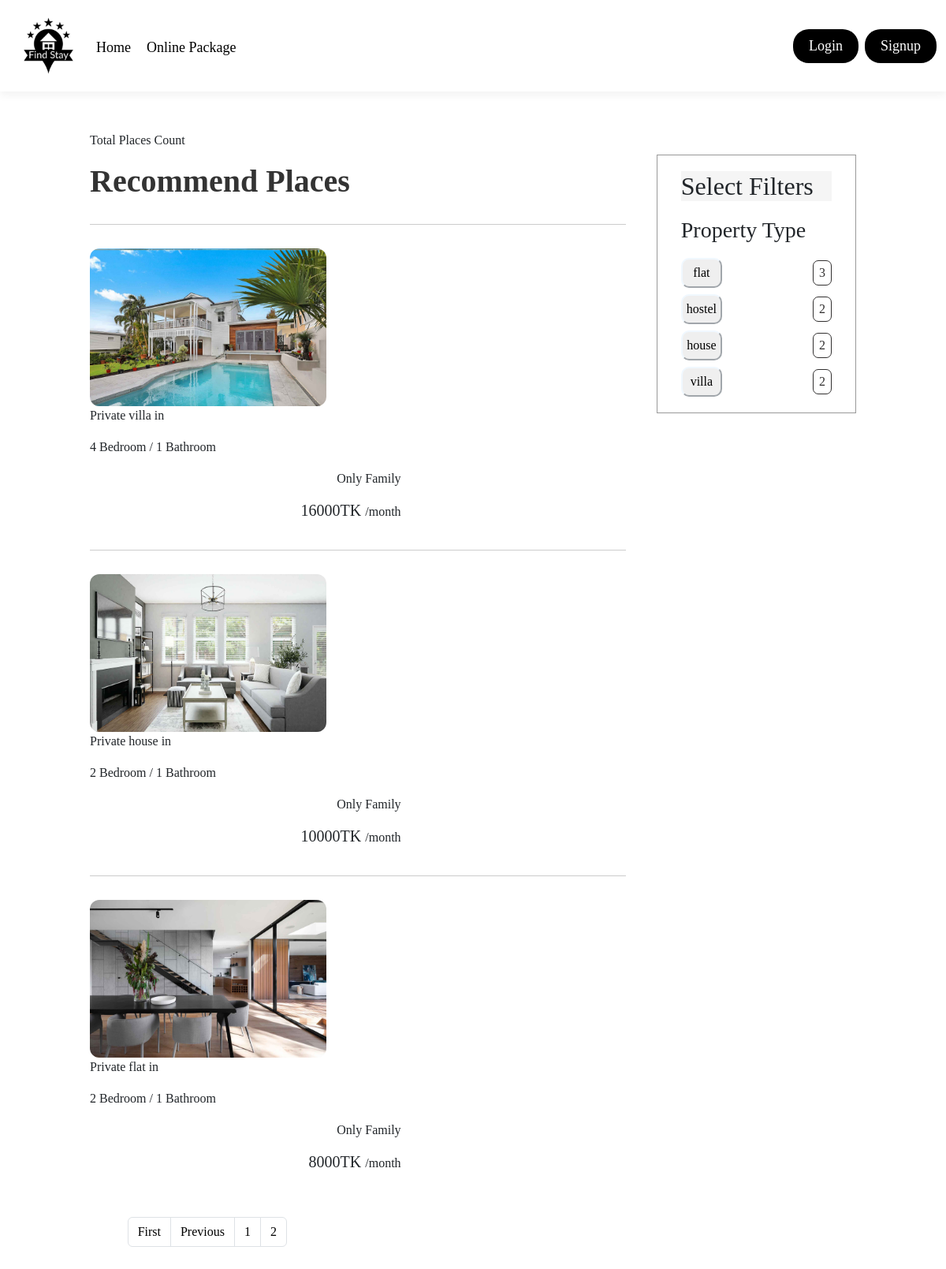
The app's page /rent/?page=3 with its own data.
### first_app/models.py (models this page shows, shortened)
class Ad(models.Model):
    house_id = models.CharField(max_length=35,default='')
    username = models.CharField(max_length=15,default='')
    category = models.CharField(max_length=50,default='')
    price = models.CharField(max_length=10,default='')
    no_of_room = models.IntegerField(default=0)
    pub_date = models.CharField(max_length=30,default='')
    datetime = models.DateTimeField(default=timezone.now)
    postal_code = models.IntegerField(default=0)
    description = models.CharField(max_length=20000,default='')
    division = models.CharField(max_length=20,default='')
    district = models.CharField(max_length=20,default='')
    thana = models.CharField(max_length=20,default='')
    union = models.CharField(max_length=20,default='')
    image1 = models.ImageField(upload_to="images", default='')
    image2 = models.ImageField(upload_to="images", default='')
    image3 = models.ImageField(upload_to="images", default='')
    image4 = models.ImageField(upload_to="images", default='')
    value = models.CharField(max_length=10,default='avail')

### first_app/views.py (the view, shortened to what this page needs)
# urls.py: path('rent/',views.rent,name='rent'),
def rent(request):
    list = Ad.objects.get_queryset().order_by('-datetime')
    paginator = Paginator(list,3)
    page_number = request.GET.get('page',1)
    page_obj = paginator.page(page_number)
    cat_list = (Ad.objects.values('category').annotate(dcount = Count('category')).order_by())
    return render(request, 'listing.html', {'page_obj':page_obj,'count_cat':cat_list})

### templates/listing.html (shortened to what this page needs)
<!DOCTYPE html>
<html lang="en">
<head>
    <link href="https://cdn.jsdelivr.net/npm/bootstrap@5.2.0-beta1/dist/css/bootstrap.min.css" rel="stylesheet">
    <link rel="stylesheet" href="/static/css/style.css">
</head>
<body>
    <nav class="navbar navbar-expand-lg navbar-white">
        <div class="container-fluid">
          <img src="/static/css/nav-logo.png" class="logo">
          <div class="collapse navbar-collapse" id="navbarText">
            <ul class="navbar-nav me-auto mb-2 mb-lg-0 nav-links">
                <li><a href="/">Home</a></li>
                <li><a href="/rent">Online Package</a></li>
            </ul>
            {% if user.is_authenticated %}
            <ul class="navbar-nav">
              <li class="nav-item dropstart" style="background-color: azure; border-radius: 20px;">
                <a class="nav-link dropdown-toggle" href="#" id="navbarDarkDropdownMenuLink" role="button" data-bs-toggle="dropdown" aria-expanded="false">
                  <b style="font-size: 1.2rem;">{{request.user}}</b>
                </a>
                <ul class="dropdown-menu " aria-labelledby="navbarDarkDropdownMenuLink">
                  <li><a class="dropdown-item" href="/logout">Logout</a></li>
                </ul>
              </li>
            </ul>
            {% else %}
            <a href="/login" class="register-btn">Login</a>&nbsp;&nbsp;
            <a href="/signup" class="register-btn">Signup</a>
            {% endif %}
          </div>
        </div>
      </nav>
      {% block body %}
    <div class="container">
        <div class="list-container">
            <div class="left-col">
                <p>Total Places Count</p>
                <h1>Recommend Places</h1>
            {% if new_list %}
            {% for i in new_list %}
            <!-- {% if i in listArr %}
            <p>success</p>
            {% endif %} -->
        <div class="house">
            <a href="/house/{{i.house_id}}">
              <div class="house-img">
                <img src="/media/{{i.image1}}">
            </div>
          </a>
            <div class="house-info">
                <p>Private {{i.category}} in {{i.owner_location}}</p>
                <p>{{i.no_of_room}} Bedroom / 1 Bathroom</p>
                <div class="house-price">
                    <p>Only Family</p>
                    <h4>{{i.price}}TK <span>/month</span></h4>
                </div>
            </div>
        </div>
        {% endfor %}
        <nav>
          <ul class="pagination">
            {% if new_list.has_previous %}
            <li class="page-item"><a class="page-link" href="?page=1">First</a></li>
            <li class="page-item"><a class="page-link" href="?page={{ new_list.previous_page_number }}">Previous</a></li>
            {% endif %}
            <li class="page-item"><a class="page-link" href="?page=1">1</a></li>
            <li class="page-item"><a class="page-link" href="?page=2">2</a></li>
            {% if new_list.has_next %}
            <li class="page-item"><a class="page-link" href="?page={{ new_list.next_page_number }}">Next</a></li>
            <li class="page-item"><a class="page-link" href="?page={{ new_list.paginator.num_pages }}">Last</a></li>
              {% endif %}
          </ul>
        </nav>
            {% else %}
            {% for i in page_obj %}
            <div class="house">
                <a href="/house/{{i.house_id}}">
                  <div class="house-img">
                    <img src="/media/{{i.image1}}">
                </div>
              </a>
                <div class="house-info">
                    <p>Private {{i.category}} in {{i.owner_location}}</p>
                    <p>{{i.no_of_room}} Bedroom / 1 Bathroom</p>
                    <div class="house-price">
                        <p>Only Family</p>
                        <h4>{{i.price}}TK <span>/month</span></h4>
                    </div>
                </div>
            </div>
            {% endfor %}
            <nav>
              <ul class="pagination">
                {% if page_obj.has_previous %}
                <li class="page-item"><a class="page-link" href="?page=1">First</a></li>
                <li class="page-item"><a class="page-link" href="?page={{ page_obj.previous_page_number }}">Previous</a></li>
                {% endif %}
                <li class="page-item"><a class="page-link" href="?page=1">1</a></li>
                <li class="page-item"><a class="page-link" href="?page=2">2</a></li>
              </ul>
            </nav>
            {% endif %}
            </div>
            <div class="right-col">
                <div class="sidebar">
                    <h2>Select Filters</h2>
                    <h3>Property Type</h3>
                    <form class="file-upload"action="/rent/" method="POST" enctype="multipart/form-data">
                      {% for i in count_cat %}
                      {% if i.dcount %}
                      <div class="filter pt-2">
                        <input type = 'submit' style="padding: 5px; border-radius: 10px; border-color: aliceblue;" class="wonder" name="check_cat" id="{{i.category}}" value="{{i.category}}"><div class="filter_cnt">
                          {{i.dcount}}
                        </div>
                      </div>
                      {% else %}
                      <div class="filter">
                        <input type = 'checkbox' class="wonder" name="check_cat" id="{{i.category}}" value="{{i.category}}"><div style="border:1px solid;margin: 2px;">{{i.dcount}}</div>
                      </div>
                      {% endif %}
                      {% endfor %}
                    </form>
                </div>
            </div>
        </div>
    </div>
    {% endblock body %}
</body>
</html>

### static/css/style.css (style rules this page uses)
* { margin:0; padding:0; box-sizing: border-box; font-family:Cambria, Cochin, Georgia, Times, 'Times New Roman', serif; }
nav { display: flex; align-items: center; justify-content: space-between; padding: 20px 7%; }
.logo { width: 100px; cursor: pointer; }
.nav-links li { list-style:none; display: inline-block; padding-top: 5px; margin: 10px; font-size: 18px; }
.nav-links li a { text-decoration: none; color: #000; }
.register-btn { background-color:black; color:white; padding:8px 20px; border-radius:20px; text-decoration: none; font-size: 18px; }
.container { padding: 0 7%; }
.navbar-white { background:#fff; box-shadow: 0 5px 10px rgba(0,0,0,0.05); }
.navbar-white .nav-links li a { color:#000; }
.navbar-white .register-btn { background: #000; color:white; }
.list-container { margin-top: 50px; display: flex; flex-wrap: wrap; justify-content: space-between; }
.left-col { flex-basis: 70%; }
.right-col { flex-basis: 25%; }
.left-col h1 { color:#333; font-weight: 600; margin-bottom: 30px; }
.house { display: flex; justify-content: space-between; flex-wrap: wrap; padding:30px 0; border-top:1px solid #ccc; }
.house-img img { width:300px; height:200px; border-radius: 12px; }
.house-img { flex-basis:40%; }
.house-info { flex-basis: 58%; }
.house-price { text-align: right; }
.house-price h4 { font-size: 20px; }
.house-price span { font-size: 16px; font-weight: 500; }
.sidebar { border:1px solid #999; padding:20px 30px; margin-top:30px; }
.sidebar h2 { font-family:Cambria, Cochin, Georgia, Times, 'Times New Roman', serif; background-color: whitesmoke; }
.sidebar h3 { font-weight: 300; margin:20px 0 10px; }
.filter { display:flex; align-items: center; color:rgb(49, 47, 47); }
.filter_cnt { border: 1px solid; padding: 3px 7px; border-radius: 7px; justify-content: end; }
.filter input { margin-right:115px; cursor: pointer; width: 30%; }
.list-container nav .page-link { text-decoration: none; color: #000; }

### records on screen
Ad: image1 (picture), category "villa", no_of_room "4", price "16000"
Ad: image1 (picture), category "house", no_of_room "2", price "10000"
Ad: image1 (picture), category "flat", no_of_room "2", price "8000"

### other values on screen
{{ i.dcount }} "3" "2" "2" "2"
